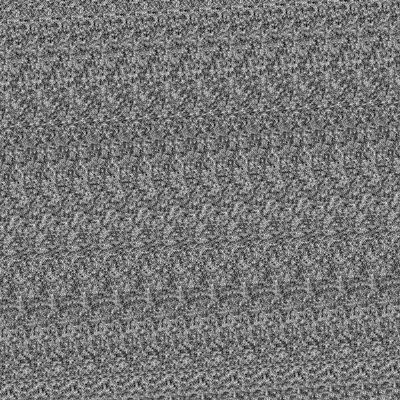
Frame 1 (no input)
Frame 60 (no input): identical to frame 1, image omitted
Frame 120 (the mouse pressed at the canvas centre since frame 60): identical to frame 1, image omitted

The p5.js sketch that drew this single still picture (run headless with seeded random() and noise() and a simulated clock; from frame 60 on, the mouse is pressed at the canvas centre):

// p5.js sketch
// ── sketch.js

var inc = 0.5;

function setup() {
    createCanvas(400, 400);
}


function draw() {
    

    var yoff = 0;
    loadPixels();
    for (var y = 0; y < width; y++) {
        var xoff = 0;
        for (var x = 0; x < height; x++) {
            var r = noise(xoff, yoff) * 255
            var index = (x + y * width) * 4;
            pixels[index] = r;
            pixels[index + 1] = r;
            pixels[index + 2] = r;
            pixels[index + 3] = 255;

            xoff += inc;
        }
        yoff += inc;
    }
    updatePixels();
}
// ── particle.js
function Particle() {
    this.pos = createVector(random(width),random(height));
    this.vel = createVector(0, 0);
    this.acc = createVector(0, 0);
    this.maxspeed = 4;
    this.prevPosition = this.pos.copy();


    this.update = function() {
        this.vel.add(this.acc);
        this.vel.limit(this.maxspeed);
        this.pos.add(this.vel);
        this.acc.mult(0);
    }

    this.follow = function(vectors) {
        var x = floor(this.pos.x / vectorScale);
        var y = floor(this.pos.y / vectorScale);
        var index = x + y * cols;
        var force = vectors[index];
        this.applyForce(force);
    }

    this.applyForce = function(force) {
        this.acc.add(force);
    }

    this.show = function() {
        stroke(0, 5);
        strokeWeight(1);
        line(this.pos.x, this.pos.y, this.prevPosition.x, this.prevPosition.y);
        this.updatePrev();
    }

    /**
     * Function that allows particles to pass from one edge of the canvas to the opposite edge.
     */
    this.edges = function() {
        if (this.pos.x < 0) {
            this.pos.x = width;
            this.updatePrev();
        } 
        if (this.pos.x > width) {
            this.pos.x = 0;
            this.updatePrev();
        }

        if (this.pos.y < 0) {
            this.pos.y = height;
            this.updatePrev();
        }
        if (this.pos.y > height) {
            this.pos.y = 0;
            this.updatePrev();
        }
    }

    this.updatePrev = function() {
        this.prevPosition.x = this.pos.x;
        this.prevPosition.y = this.pos.y;
    }
}
